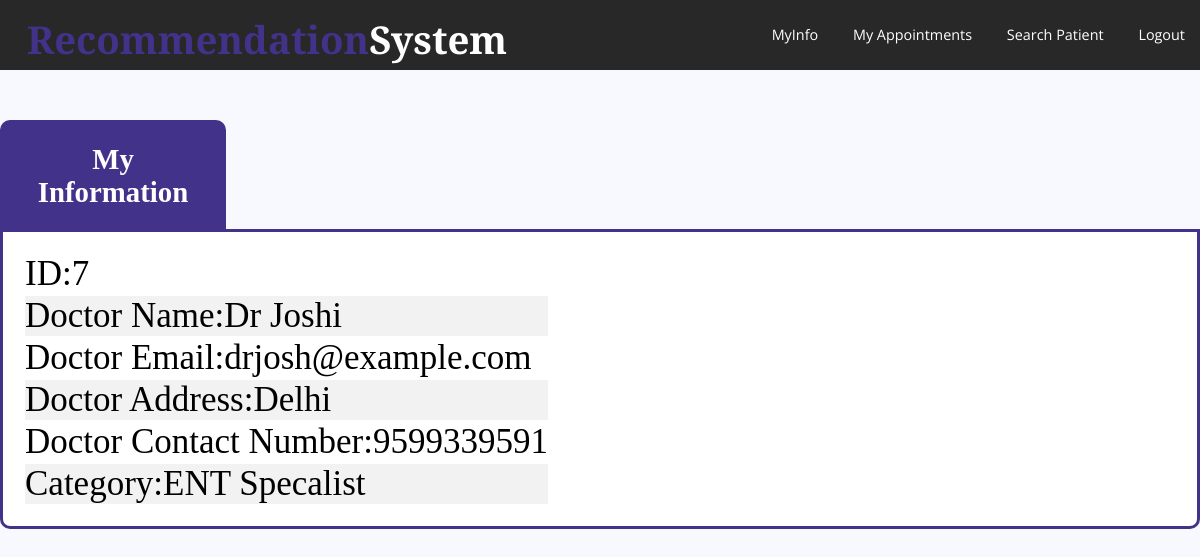
The page /presentationlayer/doctor/index2.php (signed in) on the database its author committed.
### tables this page shows
CREATE TABLE `doctor` (
  `id` int(11) NOT NULL,
  `docname` varchar(255) NOT NULL,
  `docaddress` varchar(255) NOT NULL,
  `docnumber` text NOT NULL,
  `docemail` varchar(255) NOT NULL,
  `docpassword` varchar(255) NOT NULL,
  `type` varchar(255) NOT NULL
);

### presentationlayer/doctor/index2.php (the view, shortened to what this page needs)
<!DOCTYPE html>
<html>
<head>
	<link rel="stylesheet"  href="style3.css">
</head>
<header>
	<h1 >Recommendation<span>System</span></h1>
		<nav>
		<ul >
			<li><a href="index2.php">MyInfo</a></li>
			<li><a href="doctorapp.php">My Appointments</a></li>
			<li><a href=" searchpatient.php">Search Patient</a></li>
			<li><a href="../../applicationlayer/homelogin.php">Logout</a></li>
		</ul>
	</nav>
</header>
<body >
	<div class="header">
	<h2>My Information</h2>
</div>
<form method="post" action="index2.php" class="info">
<div class="Dcontent">
	<table class="table4">
		<?php
		require('../../applicationlayer/db.php');
		$sql3="SELECT  DISTINCT(id),docname,docemail,docaddress,docnumber,type FROM  doctor where docname='".$_SESSION['docname']."' AND docpassword='".$_SESSION['password']."'" ;
		$result3=mysqli_query($con,$sql3);
		if(mysqli_num_rows($result3)>=1){
			while ($row3=$result3->fetch_assoc()) {
				echo "<tr>
						  <td>ID:".$row3["id"]."</td>	</tr>  ";
				echo "<tr>
						  <td>Doctor Name:".$row3["docname"]."</td>	</tr>  ";
				echo "<tr>
						  <td>Doctor Email:".$row3["docemail"]."</td>	</tr> ";
				echo "<tr>
						  <td>Doctor Address:".$row3["docaddress"]."</td>	</tr>  ";
				echo "<tr>
						  <td>Doctor Contact Number:".$row3['docnumber']."</td>	</tr> ";
				echo "<tr>
						  <td>Category:".$row3["type"]."</td>	</tr>  ";
			}
			echo "</table";
		}
		?>
	</table>
</div>
</form>
</body>
</html>

### presentationlayer/doctor/style3.css (style rules this page uses)
body,html { margin: 0; padding: 0; }
header { width: 100%; height: 70px; background-color: #282828; }
h1 { position: absolute; padding: 3px; float: left; margin-left: 2%; margin-top: 10px; font-family: 'Alfa Slab One',cursive; color: #423289; }
span { color: #ffffff; }
ul { width: auto; float: right; margin-top: 8px; }
li { display: inline-block; padding: 15px 15px; }
a { text-align: center; color: #ffffff; text-decoration: none; font-family: 'Open Sans',sans-serif; font-size: 1.2vw; }
.Dcontent { font-weight: 35px; font-size: 35px; }
* { margin: 0px; padding: 0px; }
body { font-size: 120%; background: #F8F8FF; }
.header { width:15%; margin: 50px 0px 0px; color: white; background: #423289; text-align: center; border: 3px solid #423289; border-bottom: none; border-radius: 10px 10px 0px 0px ; padding: 20px; }
.info { width: auto; margin-left: 0px; padding: 20px; border: 3px solid #423289; background: white; border-radius: 0px 0px 10px 10px; }
tr:nth-child(even) { background-color: #f2f2f2; width: auto; }

### rows shown on the page
doctor: id "7", docname "Dr Joshi", docemail "drjosh@example.com", docaddress "Delhi", docnumber "9599339591", type "ENT Specalist"
